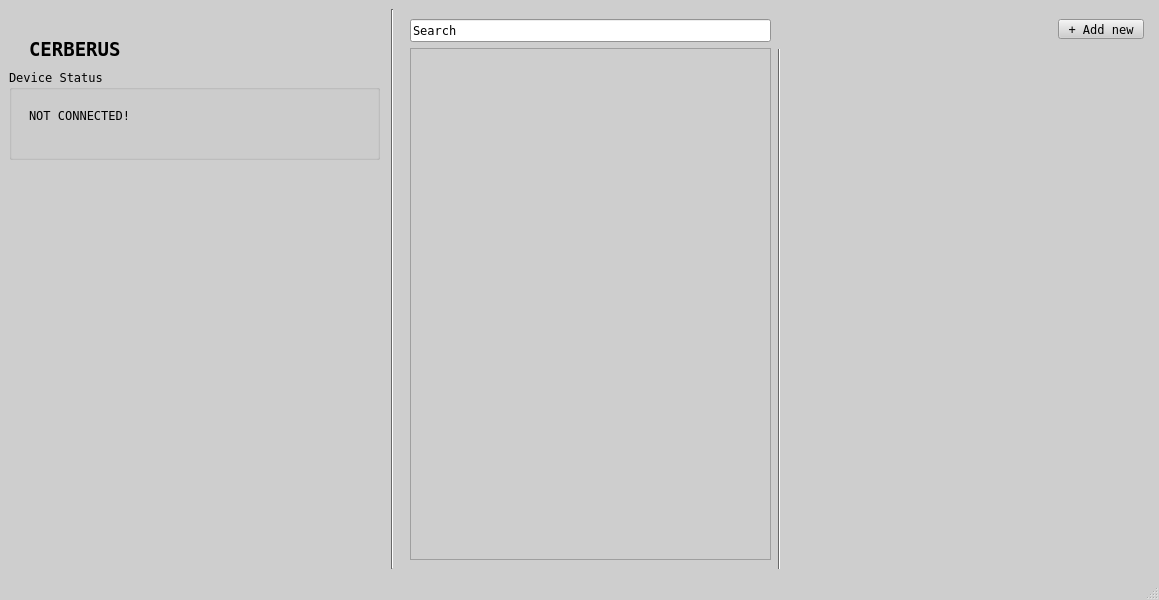
<?xml version="1.0" encoding="UTF-8"?>
<ui version="4.0">
 <class>MainWindow</class>
 <widget class="QMainWindow" name="MainWindow">
  <property name="geometry">
   <rect>
    <x>0</x>
    <y>0</y>
    <width>1159</width>
    <height>600</height>
   </rect>
  </property>
  <property name="palette">
   <palette>
    <active>
     <colorrole role="WindowText">
      <brush brushstyle="SolidPattern">
       <color alpha="255">
        <red>0</red>
        <green>0</green>
        <blue>0</blue>
       </color>
      </brush>
     </colorrole>
     <colorrole role="Button">
      <brush brushstyle="SolidPattern">
       <color alpha="255">
        <red>206</red>
        <green>206</green>
        <blue>206</blue>
       </color>
      </brush>
     </colorrole>
     <colorrole role="Light">
      <brush brushstyle="SolidPattern">
       <color alpha="255">
        <red>255</red>
        <green>255</green>
        <blue>255</blue>
       </color>
      </brush>
     </colorrole>
     <colorrole role="Midlight">
      <brush brushstyle="SolidPattern">
       <color alpha="255">
        <red>230</red>
        <green>230</green>
        <blue>230</blue>
       </color>
      </brush>
     </colorrole>
     <colorrole role="Dark">
      <brush brushstyle="SolidPattern">
       <color alpha="255">
        <red>103</red>
        <green>103</green>
        <blue>103</blue>
       </color>
      </brush>
     </colorrole>
     <colorrole role="Mid">
      <brush brushstyle="SolidPattern">
       <color alpha="255">
        <red>137</red>
        <green>137</green>
        <blue>137</blue>
       </color>
      </brush>
     </colorrole>
     <colorrole role="Text">
      <brush brushstyle="SolidPattern">
       <color alpha="255">
        <red>0</red>
        <green>0</green>
        <blue>0</blue>
       </color>
      </brush>
     </colorrole>
     <colorrole role="BrightText">
      <brush brushstyle="SolidPattern">
       <color alpha="255">
        <red>255</red>
        <green>255</green>
        <blue>255</blue>
       </color>
      </brush>
     </colorrole>
     <colorrole role="ButtonText">
      <brush brushstyle="SolidPattern">
       <color alpha="255">
        <red>0</red>
        <green>0</green>
        <blue>0</blue>
       </color>
      </brush>
     </colorrole>
     <colorrole role="Base">
      <brush brushstyle="SolidPattern">
       <color alpha="255">
        <red>255</red>
        <green>255</green>
        <blue>255</blue>
       </color>
      </brush>
     </colorrole>
     <colorrole role="Window">
      <brush brushstyle="SolidPattern">
       <color alpha="255">
        <red>206</red>
        <green>206</green>
        <blue>206</blue>
       </color>
      </brush>
     </colorrole>
     <colorrole role="Shadow">
      <brush brushstyle="SolidPattern">
       <color alpha="255">
        <red>0</red>
        <green>0</green>
        <blue>0</blue>
       </color>
      </brush>
     </colorrole>
     <colorrole role="AlternateBase">
      <brush brushstyle="SolidPattern">
       <color alpha="255">
        <red>230</red>
        <green>230</green>
        <blue>230</blue>
       </color>
      </brush>
     </colorrole>
     <colorrole role="ToolTipBase">
      <brush brushstyle="SolidPattern">
       <color alpha="255">
        <red>255</red>
        <green>255</green>
        <blue>220</blue>
       </color>
      </brush>
     </colorrole>
     <colorrole role="ToolTipText">
      <brush brushstyle="SolidPattern">
       <color alpha="255">
        <red>0</red>
        <green>0</green>
        <blue>0</blue>
       </color>
      </brush>
     </colorrole>
     <colorrole role="PlaceholderText">
      <brush brushstyle="SolidPattern">
       <color alpha="127">
        <red>0</red>
        <green>0</green>
        <blue>0</blue>
       </color>
      </brush>
     </colorrole>
     <colorrole role="Accent">
      <brush brushstyle="SolidPattern">
       <color alpha="255">
        <red>255</red>
        <green>255</green>
        <blue>255</blue>
       </color>
      </brush>
     </colorrole>
    </active>
    <inactive>
     <colorrole role="WindowText">
      <brush brushstyle="SolidPattern">
       <color alpha="255">
        <red>0</red>
        <green>0</green>
        <blue>0</blue>
       </color>
      </brush>
     </colorrole>
     <colorrole role="Button">
      <brush brushstyle="SolidPattern">
       <color alpha="255">
        <red>206</red>
        <green>206</green>
        <blue>206</blue>
       </color>
      </brush>
     </colorrole>
     <colorrole role="Light">
      <brush brushstyle="SolidPattern">
       <color alpha="255">
        <red>255</red>
        <green>255</green>
        <blue>255</blue>
       </color>
      </brush>
     </colorrole>
     <colorrole role="Midlight">
      <brush brushstyle="SolidPattern">
       <color alpha="255">
        <red>230</red>
        <green>230</green>
        <blue>230</blue>
       </color>
      </brush>
     </colorrole>
     <colorrole role="Dark">
      <brush brushstyle="SolidPattern">
       <color alpha="255">
        <red>103</red>
        <green>103</green>
        <blue>103</blue>
       </color>
      </brush>
     </colorrole>
     <colorrole role="Mid">
      <brush brushstyle="SolidPattern">
       <color alpha="255">
        <red>137</red>
        <green>137</green>
        <blue>137</blue>
       </color>
      </brush>
     </colorrole>
     <colorrole role="Text">
      <brush brushstyle="SolidPattern">
       <color alpha="255">
        <red>0</red>
        <green>0</green>
        <blue>0</blue>
       </color>
      </brush>
     </colorrole>
     <colorrole role="BrightText">
      <brush brushstyle="SolidPattern">
       <color alpha="255">
        <red>255</red>
        <green>255</green>
        <blue>255</blue>
       </color>
      </brush>
     </colorrole>
     <colorrole role="ButtonText">
      <brush brushstyle="SolidPattern">
       <color alpha="255">
        <red>0</red>
        <green>0</green>
        <blue>0</blue>
       </color>
      </brush>
     </colorrole>
     <colorrole role="Base">
      <brush brushstyle="SolidPattern">
       <color alpha="255">
        <red>255</red>
        <green>255</green>
        <blue>255</blue>
       </color>
      </brush>
     </colorrole>
     <colorrole role="Window">
      <brush brushstyle="SolidPattern">
       <color alpha="255">
        <red>206</red>
        <green>206</green>
        <blue>206</blue>
       </color>
      </brush>
     </colorrole>
     <colorrole role="Shadow">
      <brush brushstyle="SolidPattern">
       <color alpha="255">
        <red>0</red>
        <green>0</green>
        <blue>0</blue>
       </color>
      </brush>
     </colorrole>
     <colorrole role="AlternateBase">
      <brush brushstyle="SolidPattern">
       <color alpha="255">
        <red>230</red>
        <green>230</green>
        <blue>230</blue>
       </color>
      </brush>
     </colorrole>
     <colorrole role="ToolTipBase">
      <brush brushstyle="SolidPattern">
       <color alpha="255">
        <red>255</red>
        <green>255</green>
        <blue>220</blue>
       </color>
      </brush>
     </colorrole>
     <colorrole role="ToolTipText">
      <brush brushstyle="SolidPattern">
       <color alpha="255">
        <red>0</red>
        <green>0</green>
        <blue>0</blue>
       </color>
      </brush>
     </colorrole>
     <colorrole role="PlaceholderText">
      <brush brushstyle="SolidPattern">
       <color alpha="127">
        <red>0</red>
        <green>0</green>
        <blue>0</blue>
       </color>
      </brush>
     </colorrole>
     <colorrole role="Accent">
      <brush brushstyle="SolidPattern">
       <color alpha="255">
        <red>255</red>
        <green>255</green>
        <blue>255</blue>
       </color>
      </brush>
     </colorrole>
    </inactive>
    <disabled>
     <colorrole role="WindowText">
      <brush brushstyle="SolidPattern">
       <color alpha="255">
        <red>103</red>
        <green>103</green>
        <blue>103</blue>
       </color>
      </brush>
     </colorrole>
     <colorrole role="Button">
      <brush brushstyle="SolidPattern">
       <color alpha="255">
        <red>206</red>
        <green>206</green>
        <blue>206</blue>
       </color>
      </brush>
     </colorrole>
     <colorrole role="Light">
      <brush brushstyle="SolidPattern">
       <color alpha="255">
        <red>255</red>
        <green>255</green>
        <blue>255</blue>
       </color>
      </brush>
     </colorrole>
     <colorrole role="Midlight">
      <brush brushstyle="SolidPattern">
       <color alpha="255">
        <red>230</red>
        <green>230</green>
        <blue>230</blue>
       </color>
      </brush>
     </colorrole>
     <colorrole role="Dark">
      <brush brushstyle="SolidPattern">
       <color alpha="255">
        <red>103</red>
        <green>103</green>
        <blue>103</blue>
       </color>
      </brush>
     </colorrole>
     <colorrole role="Mid">
      <brush brushstyle="SolidPattern">
       <color alpha="255">
        <red>137</red>
        <green>137</green>
        <blue>137</blue>
       </color>
      </brush>
     </colorrole>
     <colorrole role="Text">
      <brush brushstyle="SolidPattern">
       <color alpha="255">
        <red>103</red>
        <green>103</green>
        <blue>103</blue>
       </color>
      </brush>
     </colorrole>
     <colorrole role="BrightText">
      <brush brushstyle="SolidPattern">
       <color alpha="255">
        <red>255</red>
        <green>255</green>
        <blue>255</blue>
       </color>
      </brush>
     </colorrole>
     <colorrole role="ButtonText">
      <brush brushstyle="SolidPattern">
       <color alpha="255">
        <red>103</red>
        <green>103</green>
        <blue>103</blue>
       </color>
      </brush>
     </colorrole>
     <colorrole role="Base">
      <brush brushstyle="SolidPattern">
       <color alpha="255">
        <red>206</red>
        <green>206</green>
        <blue>206</blue>
       </color>
      </brush>
     </colorrole>
     <colorrole role="Window">
      <brush brushstyle="SolidPattern">
       <color alpha="255">
        <red>206</red>
        <green>206</green>
        <blue>206</blue>
       </color>
      </brush>
     </colorrole>
     <colorrole role="Shadow">
      <brush brushstyle="SolidPattern">
       <color alpha="255">
        <red>0</red>
        <green>0</green>
        <blue>0</blue>
       </color>
      </brush>
     </colorrole>
     <colorrole role="AlternateBase">
      <brush brushstyle="SolidPattern">
       <color alpha="255">
        <red>206</red>
        <green>206</green>
        <blue>206</blue>
       </color>
      </brush>
     </colorrole>
     <colorrole role="ToolTipBase">
      <brush brushstyle="SolidPattern">
       <color alpha="255">
        <red>255</red>
        <green>255</green>
        <blue>220</blue>
       </color>
      </brush>
     </colorrole>
     <colorrole role="ToolTipText">
      <brush brushstyle="SolidPattern">
       <color alpha="255">
        <red>0</red>
        <green>0</green>
        <blue>0</blue>
       </color>
      </brush>
     </colorrole>
     <colorrole role="PlaceholderText">
      <brush brushstyle="SolidPattern">
       <color alpha="127">
        <red>103</red>
        <green>103</green>
        <blue>103</blue>
       </color>
      </brush>
     </colorrole>
     <colorrole role="Accent">
      <brush brushstyle="SolidPattern">
       <color alpha="255">
        <red>255</red>
        <green>255</green>
        <blue>255</blue>
       </color>
      </brush>
     </colorrole>
    </disabled>
   </palette>
  </property>
  <property name="font">
   <font>
    <family>Terminal</family>
   </font>
  </property>
  <property name="windowTitle">
   <string>CERBERUS</string>
  </property>
  <property name="windowIcon">
   <iconset theme="QIcon::ThemeIcon::HelpAbout"/>
  </property>
  <widget class="QWidget" name="centralwidget">
   <layout class="QHBoxLayout" name="horizontalLayout">
    <item>
     <widget class="QWidget" name="left" native="true">
      <property name="minimumSize">
       <size>
        <width>376</width>
        <height>0</height>
       </size>
      </property>
      <property name="maximumSize">
       <size>
        <width>16777215</width>
        <height>560</height>
       </size>
      </property>
      <widget class="QLabel" name="label">
       <property name="geometry">
        <rect>
         <x>20</x>
         <y>20</y>
         <width>161</width>
         <height>41</height>
        </rect>
       </property>
       <property name="font">
        <font>
         <family>Terminal</family>
         <pointsize>14</pointsize>
         <bold>true</bold>
        </font>
       </property>
       <property name="text">
        <string>CERBERUS</string>
       </property>
      </widget>
      <widget class="QGroupBox" name="groupBox">
       <property name="geometry">
        <rect>
         <x>0</x>
         <y>60</y>
         <width>371</width>
         <height>91</height>
        </rect>
       </property>
       <property name="title">
        <string>Device Status</string>
       </property>
       <widget class="QLabel" name="statusLabel">
        <property name="geometry">
         <rect>
          <x>20</x>
          <y>40</y>
          <width>112</width>
          <height>12</height>
         </rect>
        </property>
        <property name="text">
         <string>NOT CONNECTED!</string>
        </property>
       </widget>
      </widget>
     </widget>
    </item>
    <item>
     <widget class="Line" name="line_2">
      <property name="orientation">
       <enum>Qt::Orientation::Vertical</enum>
      </property>
     </widget>
    </item>
    <item>
     <widget class="QWidget" name="middle" native="true">
      <widget class="QWidget" name="">
       <property name="geometry">
        <rect>
         <x>10</x>
         <y>10</y>
         <width>361</width>
         <height>541</height>
        </rect>
       </property>
       <layout class="QVBoxLayout" name="verticalLayout">
        <item>
         <widget class="QLineEdit" name="search">
          <property name="text">
           <string>Search</string>
          </property>
         </widget>
        </item>
        <item>
         <widget class="QScrollArea" name="scrollArea">
          <property name="widgetResizable">
           <bool>true</bool>
          </property>
          <widget class="QWidget" name="scrollAreaWidgetContents_3">
           <property name="geometry">
            <rect>
             <x>0</x>
             <y>0</y>
             <width>357</width>
             <height>509</height>
            </rect>
           </property>
          </widget>
         </widget>
        </item>
       </layout>
      </widget>
     </widget>
    </item>
    <item>
     <widget class="QWidget" name="right" native="true">
      <widget class="QWidget" name="widget_3" native="true">
       <property name="geometry">
        <rect>
         <x>0</x>
         <y>40</y>
         <width>371</width>
         <height>560</height>
        </rect>
       </property>
       <widget class="Line" name="line_3">
        <property name="geometry">
         <rect>
          <x>0</x>
          <y>-30</y>
          <width>3</width>
          <height>560</height>
         </rect>
        </property>
        <property name="orientation">
         <enum>Qt::Orientation::Vertical</enum>
        </property>
       </widget>
      </widget>
      <widget class="QPushButton" name="pressButton">
       <property name="geometry">
        <rect>
         <x>280</x>
         <y>10</y>
         <width>86</width>
         <height>20</height>
        </rect>
       </property>
       <property name="text">
        <string>+ Add new</string>
       </property>
      </widget>
      <zorder>pressButton</zorder>
      <zorder>widget_3</zorder>
     </widget>
    </item>
   </layout>
  </widget>
  <widget class="QStatusBar" name="statusbar"/>
 </widget>
 <resources/>
 <connections/>
</ui>
